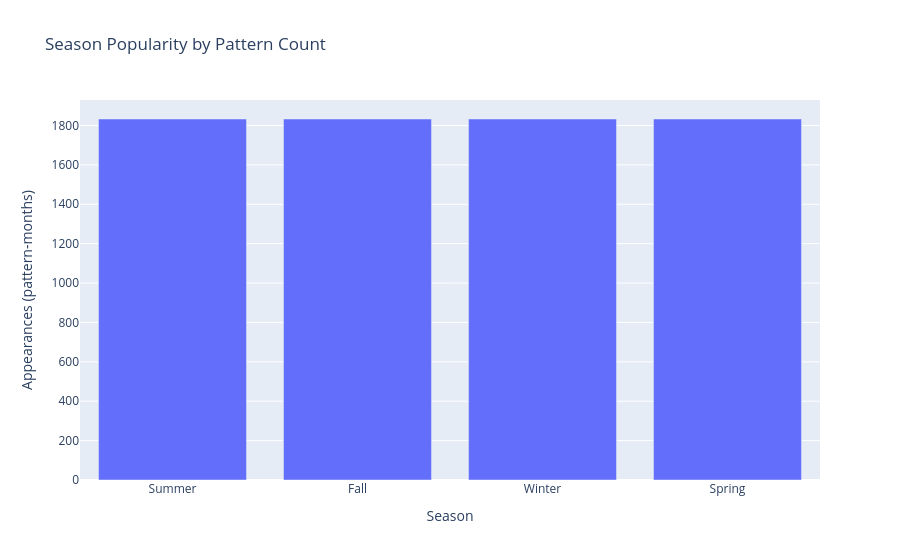

Here is the notebook cell this chart was saved with:
### Code cell
# Count of patterns by season
pattern_counts = (
    df[df["season"] != "Unknown"]["season"]
      .str.strip()
      .value_counts()
      .head(4)
      .reset_index()
)
pattern_counts.columns = ["season", "count"]

fig = px.bar(
    pattern_counts,
    x="season",
    y="count",
    title="Season Popularity by Pattern Count",
    labels={"season": "Season", "count": "Appearances (pattern-months)"}
)
fig.show()

pattern_counts

### Figure 1 — Plotly figure (JSON) as saved in the notebook; plotly's stock layout.template omitted (floating-point values rounded to 4 significant figures)
{"data": [{"hovertemplate": "Season=%{x}<br>Appearances (pattern-months)=%{y}<extra></extra>", "legendgroup": "", "marker": {"color": "#636efa", "pattern": {"shape": ""}}, "name": "", "orientation": "v", "showlegend": false, "textposition": "auto", "type": "bar", "x": ["Summer", "Fall", "Winter", "Spring"], "xaxis": "x", "y": [1833, 1833, 1833, 1833], "yaxis": "y"}], "layout": {"barmode": "relative", "legend": {"tracegroupgap": 0}, "title": {"text": "Season Popularity by Pattern Count"}, "xaxis": {"anchor": "y", "domain": [0, 1], "title": {"text": "Season"}}, "yaxis": {"anchor": "x", "domain": [0, 1], "title": {"text": "Appearances (pattern-months)"}}}}
